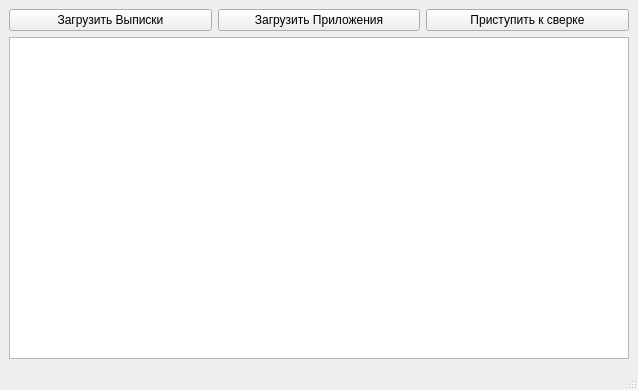
<?xml version="1.0" encoding="UTF-8"?>
<ui version="4.0">
 <class>MainWindow</class>
 <widget class="QMainWindow" name="MainWindow">
  <property name="geometry">
   <rect>
    <x>0</x>
    <y>0</y>
    <width>638</width>
    <height>390</height>
   </rect>
  </property>
  <property name="windowTitle">
   <string>MainWindow</string>
  </property>
  <widget class="QWidget" name="centralwidget">
   <layout class="QVBoxLayout" name="verticalLayout_2">
    <item>
     <layout class="QVBoxLayout" name="verticalLayout">
      <item>
       <layout class="QHBoxLayout" name="horizontalLayout">
        <item>
         <widget class="QPushButton" name="loadVipiski">
          <property name="text">
           <string>Загрузить Выписки</string>
          </property>
         </widget>
        </item>
        <item>
         <widget class="QPushButton" name="loadPrilozhenya">
          <property name="text">
           <string>Загрузить Приложения</string>
          </property>
         </widget>
        </item>
        <item>
         <widget class="QPushButton" name="sverka">
          <property name="text">
           <string>Приступить к сверке</string>
          </property>
         </widget>
        </item>
       </layout>
      </item>
      <item>
       <widget class="QTextEdit" name="textEdit"/>
      </item>
     </layout>
    </item>
   </layout>
  </widget>
  <widget class="QMenuBar" name="menubar">
   <property name="geometry">
    <rect>
     <x>0</x>
     <y>0</y>
     <width>638</width>
     <height>21</height>
    </rect>
   </property>
  </widget>
  <widget class="QStatusBar" name="statusbar"/>
 </widget>
 <resources/>
 <connections/>
</ui>
